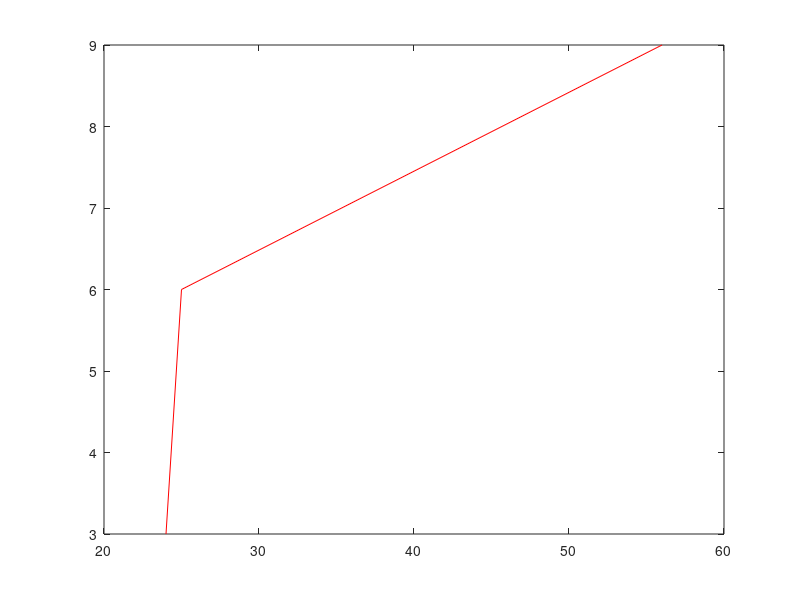

MATLAB code to generate this figure:
%% TEst
x = [3 6 9];
y = [24 25 56];

plot(x ,y ,'r-');

duration = 4; % seconds
%java.lang.Thread.sleep(4*1000)  % in mysec!

pause(0.5);

clf % yet not neccesery!

x = [3 6 9];
y = [24 25 56];

plot(y ,x ,'r-');

% clf('reset')
% clf(fig)
% clf(fig,'reset')
% figure_handle = clf(...)

